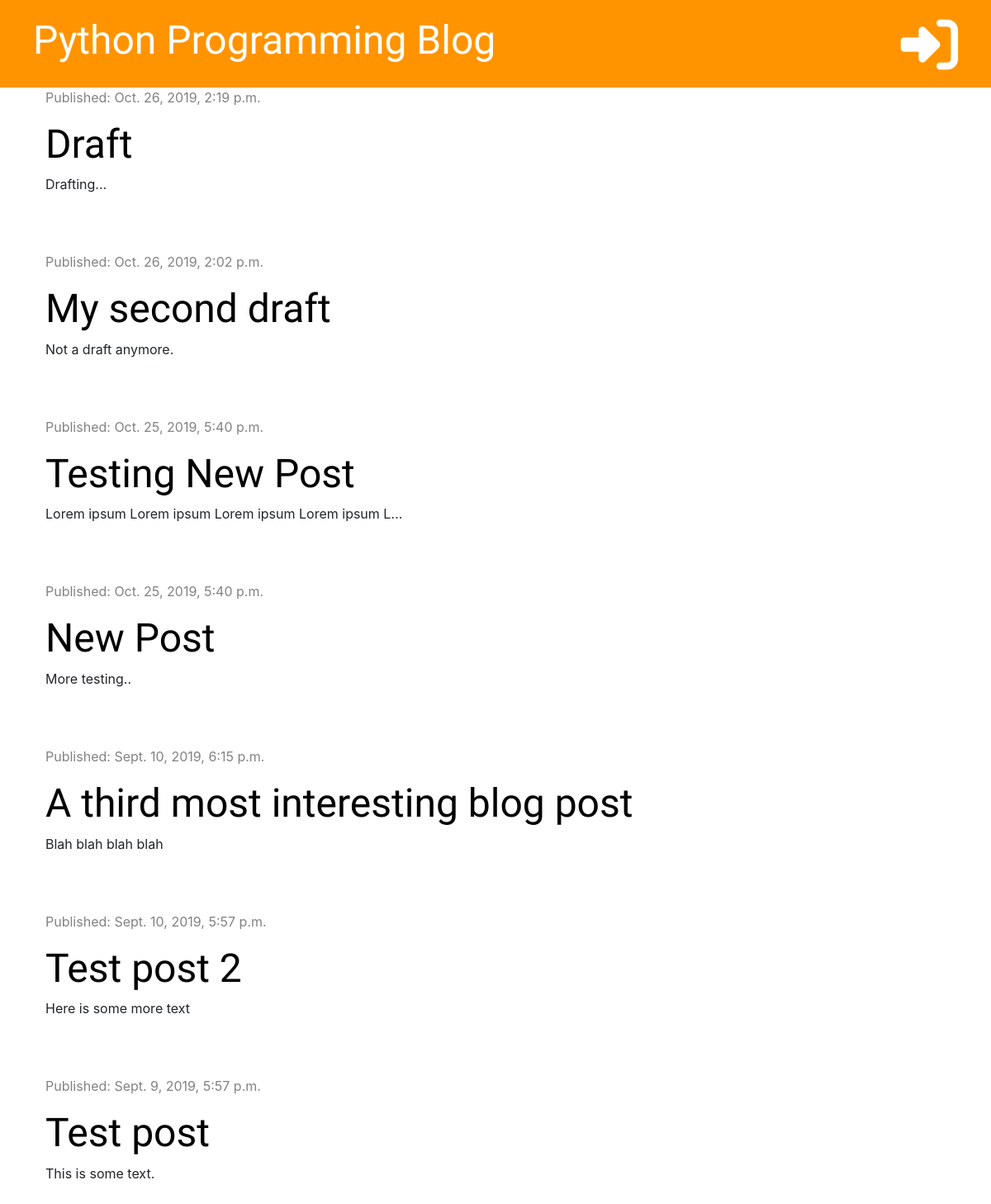
The page / on the database its author committed.
### blog/models.py (models this page shows, shortened)
class Post(models.Model):
    author = models.ForeignKey('auth.User', on_delete=models.CASCADE)
    title = models.CharField(max_length=200)
    text = models.TextField()
    created_date = models.DateTimeField(default=timezone.now)
    published_date = models.DateTimeField(blank=True, null=True)
    edited_date = models.DateTimeField(blank=True, null=True)

### blog/views.py (the view)
# urls.py: path('', views.post_list, name='post_list'),
def post_list(request):
    posts = Post.objects.filter(published_date__lte=timezone.now()).order_by('-published_date')
    stuff_for_frontend = {'posts': posts}
    return render(request, 'blog/post_list.html', stuff_for_frontend)

### blog/templates/blog/post_list.html (shortened to what this page needs)
{% extends 'blog/base.html' %}
{% block content %}
    {% for post in posts %}
    <div class="post">
        <div class="date">
            <p>Published: {{ post.published_date }}</p>
        </div>
        <h1><a href="{% url 'post_detail' pk=post.pk %}">{{ post.title }}</a></h1>
        <p>{{ post.text|truncatechars:50|linebreaksbr }}</p>
    </div>
    {% endfor %}
{% endblock %}

### blog/static/css/blog.css (style rules this page uses)
h1, h2, h3, h4 { font-family: 'Inconsolata', 'Droid Sans',serif; font-size: 48px; }
.date { color: #828282 }
.post { margin-bottom: 70px }
.post h1 a { color: #000000 }

### rows shown on the page
Post: published_date "Oct. 26, 2019, 2:19 p.m.", title "Draft", text "Drafting..."
Post: published_date "Oct. 26, 2019, 2:02 p.m.", title "My second draft", text "Not a draft anymore."
Post: published_date "Oct. 25, 2019, 5:40 p.m.", title "Testing New Post", text "Lorem ipsum Lorem ipsum Lorem ipsum Lorem ipsum L…"
Post: published_date "Oct. 25, 2019, 5:40 p.m.", title "New Post", text "More testing.."
Post: published_date "Sept. 10, 2019, 6:15 p.m.", title "A third most interesting blog post", text "Blah blah blah blah"
Post: published_date "Sept. 10, 2019, 5:57 p.m.", title "Test post 2", text "Here is some more text"
Post: published_date "Sept. 9, 2019, 5:57 p.m.", title "Test post", text "This is some text."
